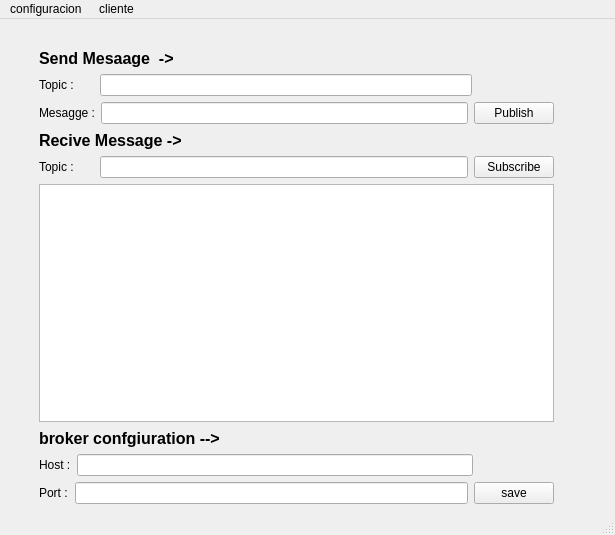
<?xml version="1.0" encoding="UTF-8"?>
<ui version="4.0">
 <class>MainWindow</class>
 <widget class="QMainWindow" name="MainWindow">
  <property name="geometry">
   <rect>
    <x>0</x>
    <y>0</y>
    <width>615</width>
    <height>535</height>
   </rect>
  </property>
  <property name="windowTitle">
   <string>Mqtt-client</string>
  </property>
  <widget class="QWidget" name="centralwidget">
   <layout class="QGridLayout" name="gridLayout">
    <item row="0" column="0">
     <layout class="QVBoxLayout" name="verticalLayout_3">
      <property name="leftMargin">
       <number>30</number>
      </property>
      <property name="rightMargin">
       <number>12</number>
      </property>
      <item>
       <layout class="QHBoxLayout" name="horizontalLayout_8">
        <item>
         <spacer name="horizontalSpacer_5">
          <property name="orientation">
           <enum>Qt::Horizontal</enum>
          </property>
          <property name="sizeHint" stdset="0">
           <size>
            <width>40</width>
            <height>20</height>
           </size>
          </property>
         </spacer>
        </item>
       </layout>
      </item>
      <item>
       <layout class="QVBoxLayout" name="verticalLayout">
        <item>
         <layout class="QHBoxLayout" name="horizontalLayout_2">
          <item>
           <widget class="QLabel" name="label">
            <property name="font">
             <font>
              <pointsize>12</pointsize>
              <weight>75</weight>
              <bold>true</bold>
             </font>
            </property>
            <property name="layoutDirection">
             <enum>Qt::LeftToRight</enum>
            </property>
            <property name="text">
             <string>Send Mesaage  -&gt;</string>
            </property>
            <property name="wordWrap">
             <bool>true</bool>
            </property>
           </widget>
          </item>
          <item>
           <spacer name="horizontalSpacer_3">
            <property name="orientation">
             <enum>Qt::Horizontal</enum>
            </property>
            <property name="sizeType">
             <enum>QSizePolicy::Fixed</enum>
            </property>
            <property name="sizeHint" stdset="0">
             <size>
              <width>40</width>
              <height>20</height>
             </size>
            </property>
           </spacer>
          </item>
         </layout>
        </item>
        <item>
         <layout class="QHBoxLayout" name="Layout_roomsend">
          <item>
           <widget class="QLabel" name="label_6">
            <property name="minimumSize">
             <size>
              <width>55</width>
              <height>0</height>
             </size>
            </property>
            <property name="text">
             <string>Topic :</string>
            </property>
           </widget>
          </item>
          <item>
           <widget class="QLineEdit" name="sendRoomText"/>
          </item>
          <item>
           <spacer name="horizontalSpacer_2">
            <property name="orientation">
             <enum>Qt::Horizontal</enum>
            </property>
            <property name="sizeType">
             <enum>QSizePolicy::Fixed</enum>
            </property>
            <property name="sizeHint" stdset="0">
             <size>
              <width>122</width>
              <height>20</height>
             </size>
            </property>
           </spacer>
          </item>
         </layout>
        </item>
        <item>
         <layout class="QHBoxLayout" name="horizontalLayout">
          <item>
           <widget class="QLabel" name="label_8">
            <property name="minimumSize">
             <size>
              <width>55</width>
              <height>0</height>
             </size>
            </property>
            <property name="text">
             <string>Mesagge :</string>
            </property>
           </widget>
          </item>
          <item>
           <widget class="QLineEdit" name="sendMessageText"/>
          </item>
          <item>
           <widget class="QPushButton" name="sendButton">
            <property name="text">
             <string>Publish</string>
            </property>
           </widget>
          </item>
          <item>
           <spacer name="horizontalSpacer">
            <property name="orientation">
             <enum>Qt::Horizontal</enum>
            </property>
            <property name="sizeType">
             <enum>QSizePolicy::Fixed</enum>
            </property>
            <property name="sizeHint" stdset="0">
             <size>
              <width>40</width>
              <height>20</height>
             </size>
            </property>
           </spacer>
          </item>
         </layout>
        </item>
       </layout>
      </item>
      <item>
       <layout class="QVBoxLayout" name="verticalLayout_2">
        <item>
         <layout class="QHBoxLayout" name="horizontalLayout_4">
          <item>
           <widget class="QLabel" name="label_3">
            <property name="font">
             <font>
              <pointsize>12</pointsize>
              <weight>75</weight>
              <bold>true</bold>
             </font>
            </property>
            <property name="text">
             <string>Recive Message -&gt;</string>
            </property>
           </widget>
          </item>
          <item>
           <spacer name="horizontalSpacer_4">
            <property name="orientation">
             <enum>Qt::Horizontal</enum>
            </property>
            <property name="sizeType">
             <enum>QSizePolicy::Fixed</enum>
            </property>
            <property name="sizeHint" stdset="0">
             <size>
              <width>40</width>
              <height>20</height>
             </size>
            </property>
           </spacer>
          </item>
         </layout>
        </item>
        <item>
         <layout class="QHBoxLayout" name="horizontalLayout_9">
          <item>
           <widget class="QLabel" name="label_7">
            <property name="minimumSize">
             <size>
              <width>55</width>
              <height>0</height>
             </size>
            </property>
            <property name="text">
             <string>Topic :</string>
            </property>
           </widget>
          </item>
          <item>
           <widget class="QLineEdit" name="newTopicText"/>
          </item>
          <item>
           <widget class="QPushButton" name="subscribeButton">
            <property name="text">
             <string>Subscribe</string>
            </property>
           </widget>
          </item>
          <item>
           <spacer name="horizontalSpacer_13">
            <property name="orientation">
             <enum>Qt::Horizontal</enum>
            </property>
            <property name="sizeType">
             <enum>QSizePolicy::Fixed</enum>
            </property>
            <property name="sizeHint" stdset="0">
             <size>
              <width>40</width>
              <height>20</height>
             </size>
            </property>
           </spacer>
          </item>
         </layout>
        </item>
        <item>
         <layout class="QHBoxLayout" name="horizontalLayout_3">
          <item>
           <widget class="QListWidget" name="payloadList"/>
          </item>
          <item>
           <spacer name="horizontalSpacer_6">
            <property name="orientation">
             <enum>Qt::Horizontal</enum>
            </property>
            <property name="sizeType">
             <enum>QSizePolicy::Fixed</enum>
            </property>
            <property name="sizeHint" stdset="0">
             <size>
              <width>40</width>
              <height>20</height>
             </size>
            </property>
           </spacer>
          </item>
         </layout>
        </item>
       </layout>
      </item>
      <item>
       <layout class="QVBoxLayout" name="verticalLayout_5">
        <item>
         <layout class="QHBoxLayout" name="horizontalLayout_6">
          <item>
           <widget class="QLabel" name="label_2">
            <property name="font">
             <font>
              <pointsize>12</pointsize>
              <weight>75</weight>
              <bold>true</bold>
             </font>
            </property>
            <property name="text">
             <string>broker confgiuration --&gt;</string>
            </property>
           </widget>
          </item>
          <item>
           <spacer name="horizontalSpacer_7">
            <property name="orientation">
             <enum>Qt::Horizontal</enum>
            </property>
            <property name="sizeType">
             <enum>QSizePolicy::Fixed</enum>
            </property>
            <property name="sizeHint" stdset="0">
             <size>
              <width>40</width>
              <height>20</height>
             </size>
            </property>
           </spacer>
          </item>
         </layout>
        </item>
        <item>
         <layout class="QHBoxLayout" name="horizontalLayout_7">
          <item>
           <widget class="QLabel" name="label_5">
            <property name="minimumSize">
             <size>
              <width>30</width>
              <height>0</height>
             </size>
            </property>
            <property name="text">
             <string>Host :</string>
            </property>
           </widget>
          </item>
          <item>
           <widget class="QLineEdit" name="hostText">
            <property name="minimumSize">
             <size>
              <width>70</width>
              <height>0</height>
             </size>
            </property>
           </widget>
          </item>
          <item>
           <spacer name="horizontalSpacer_12">
            <property name="orientation">
             <enum>Qt::Horizontal</enum>
            </property>
            <property name="sizeType">
             <enum>QSizePolicy::Fixed</enum>
            </property>
            <property name="sizeHint" stdset="0">
             <size>
              <width>121</width>
              <height>20</height>
             </size>
            </property>
           </spacer>
          </item>
         </layout>
        </item>
        <item>
         <layout class="QHBoxLayout" name="horizontalLayout_5">
          <item>
           <widget class="QLabel" name="label_4">
            <property name="minimumSize">
             <size>
              <width>30</width>
              <height>0</height>
             </size>
            </property>
            <property name="text">
             <string>Port :</string>
            </property>
           </widget>
          </item>
          <item>
           <widget class="QLineEdit" name="portText">
            <property name="minimumSize">
             <size>
              <width>70</width>
              <height>0</height>
             </size>
            </property>
           </widget>
          </item>
          <item>
           <widget class="QPushButton" name="saveConfigBtn">
            <property name="text">
             <string>save</string>
            </property>
           </widget>
          </item>
          <item>
           <spacer name="horizontalSpacer_10">
            <property name="orientation">
             <enum>Qt::Horizontal</enum>
            </property>
            <property name="sizeType">
             <enum>QSizePolicy::Fixed</enum>
            </property>
            <property name="sizeHint" stdset="0">
             <size>
              <width>40</width>
              <height>20</height>
             </size>
            </property>
           </spacer>
          </item>
         </layout>
        </item>
       </layout>
      </item>
     </layout>
    </item>
   </layout>
  </widget>
  <widget class="QMenuBar" name="menubar">
   <property name="geometry">
    <rect>
     <x>0</x>
     <y>0</y>
     <width>615</width>
     <height>21</height>
    </rect>
   </property>
   <widget class="QMenu" name="menuconfiguracion">
    <property name="title">
     <string>configuracion </string>
    </property>
   </widget>
   <widget class="QMenu" name="menucliente">
    <property name="title">
     <string>cliente</string>
    </property>
   </widget>
   <addaction name="menuconfiguracion"/>
   <addaction name="menucliente"/>
  </widget>
  <widget class="QStatusBar" name="statusbar"/>
 </widget>
 <resources/>
 <connections/>
</ui>
